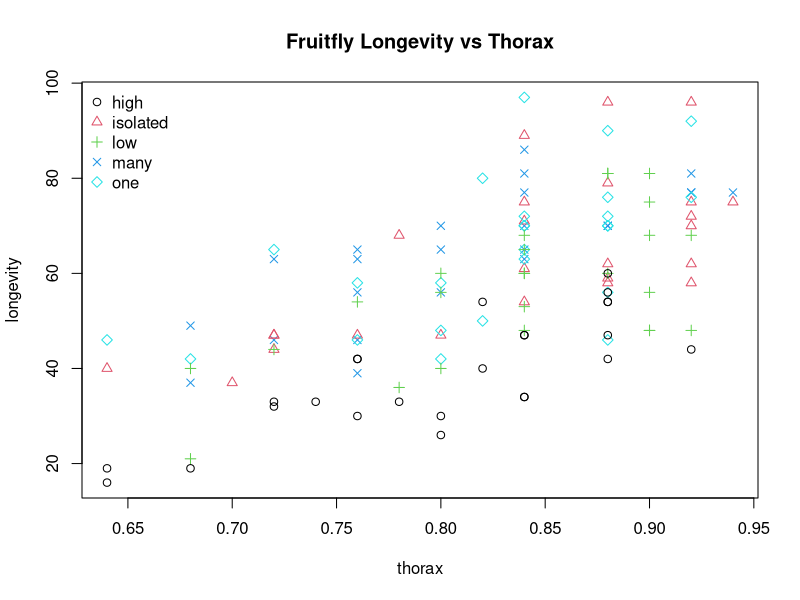
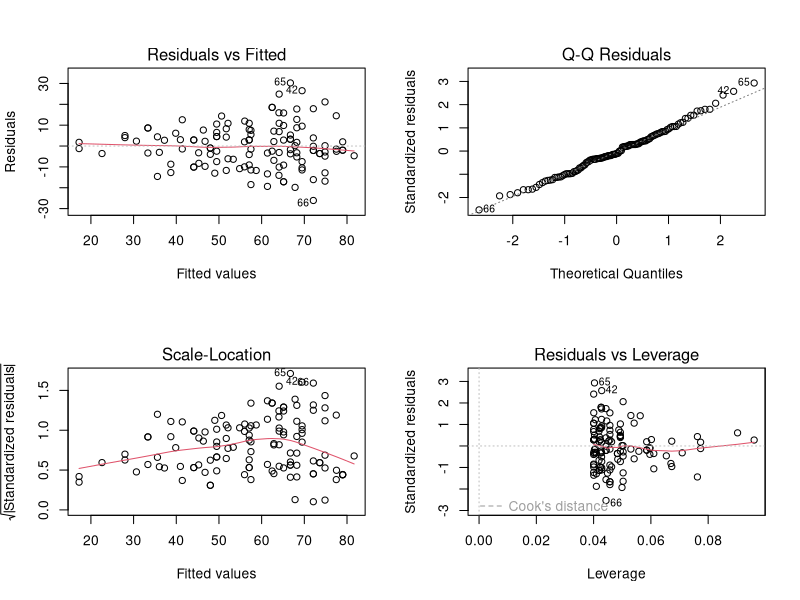
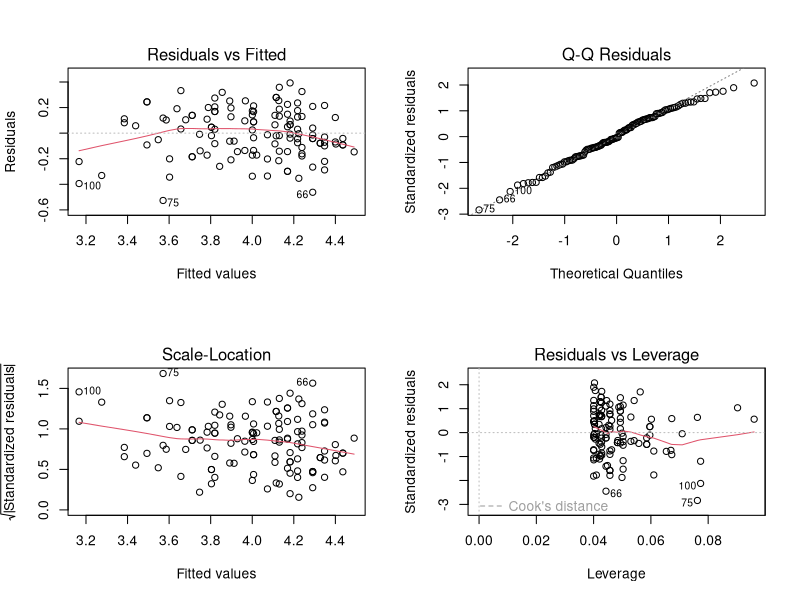
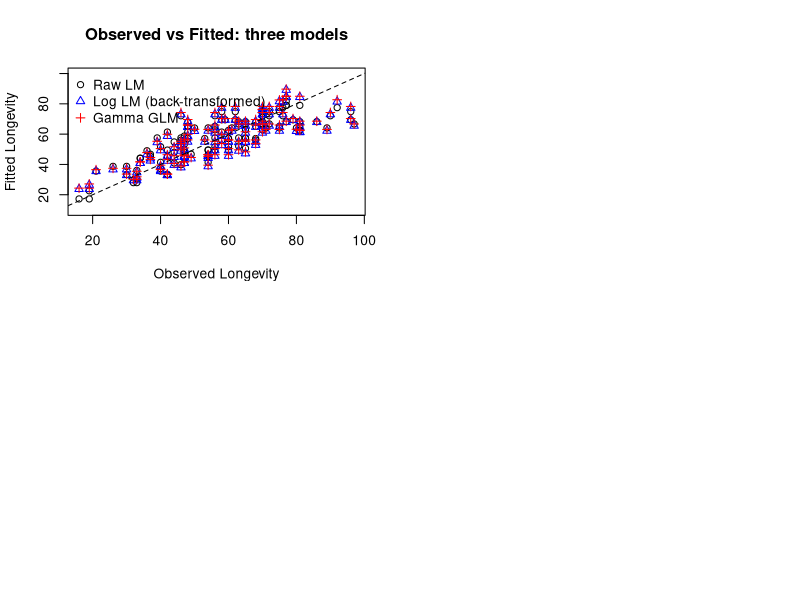

Reproduce these figures in R, in order.
## ---- chunk 1
knitr::opts_chunk$set(echo = TRUE)
## ---- chunk 2
fruitfly = read.csv("Fruitfly.csv", stringsAsFactors = TRUE)
head(fruitfly)
## ---- chunk 3
plot(longevity ~ thorax, data = fruitfly,
     col  = as.integer(fruitfly$activity),
     pch  = as.integer(fruitfly$activity),
     main = "Fruitfly Longevity vs Thorax")

legend("topleft",
       legend = levels(fruitfly$activity),
       col    = 1:5,
       pch    = 1:5,
       bty    = "n")
## ---- chunk 4
m_int <- lm(longevity ~ thorax * activity, data = fruitfly)
anova(m_int)
## ---- chunk 5
m_add <- lm(longevity ~ thorax + activity, data = fruitfly)
summary(m_add)
anova(m_add, m_int) 
## ---- chunk 6
par(mfrow = c(2, 2))
plot(m_add)
## ---- chunk 7
fruitfly$log_long <- log(fruitfly$longevity)

m_log <- lm(log_long ~ thorax + activity, data = fruitfly)
summary(m_log)
## ---- chunk 8
par(mfrow = c(2, 2))
plot(m_log)
## ---- chunk 9
m_gamma <- glm(longevity ~ thorax + activity, family = Gamma(link = "log"), data = fruitfly)
summary(m_gamma)
## ---- chunk 10
# Side-by-side coefficient comparison
cbind(
  lm_log   = coef(m_log),
  gamma    = coef(m_gamma)
)
cbind(
  se_lm  = sqrt(diag(vcov(m_log))),
  se_glm = sqrt(diag(vcov(m_gamma)))
)
## ---- chunk 11
fitted_raw   <- fitted(m_add)
fitted_log   <- exp(fitted(m_log))      # back-transform to original scale
fitted_gamma <- fitted(m_gamma)

plot(fruitfly$longevity, fitted_raw,   pch = 1, col = "black",
     xlab = "Observed Longevity", ylab = "Fitted Longevity",
     main = "Observed vs Fitted: three models", ylim = c(10, 100))
points(fruitfly$longevity, fitted_log,   pch = 2, col = "blue")
points(fruitfly$longevity, fitted_gamma, pch = 3, col = "red")
abline(0, 1, lty = 2)
legend("topleft", legend = c("Raw LM", "Log LM (back-transformed)", "Gamma GLM"),
       col = c("black", "blue", "red"), pch = 1:3, bty = "n")
